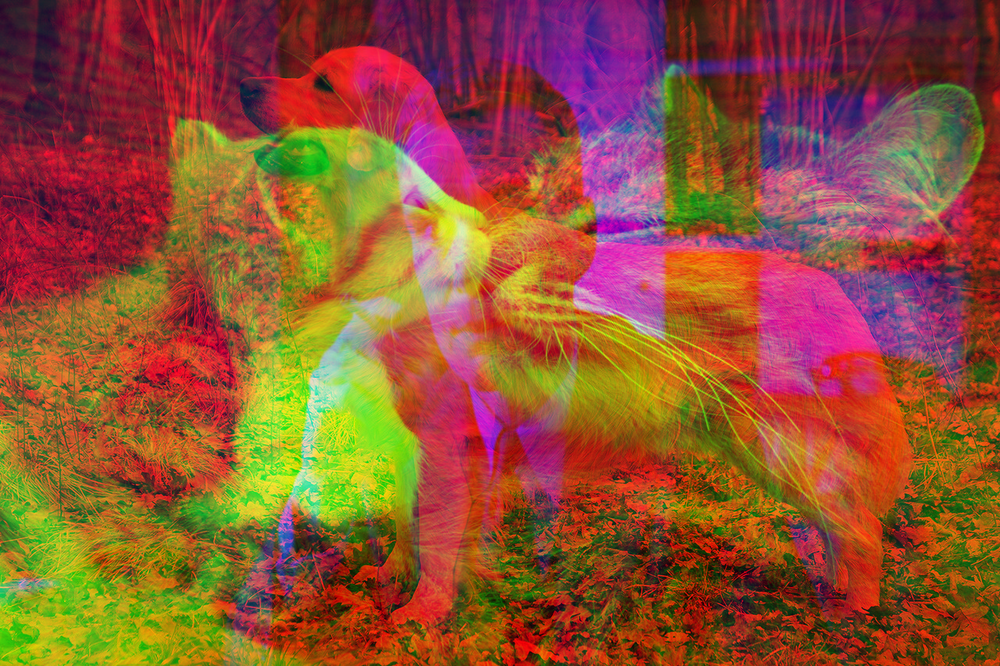
#> input picture Lab_07_ProcesamientoImagenes/resultados/combinar_canales/imagen_combinada.png, 1000 x 666 px, shrunk from 1280 x 853 before the run
$ python ejercicio3_negativo_grises.py
#> lines starting #> are read from the running program, lines starting #| are printed output that depends on the picture
import cv2
from pathlib import Path
import os

raiz = Path(__file__).resolve().parent.parent

# Imagen creada en el ejercicio 2
imagen = cv2.imread(
    str(raiz / "resultados" / "combinar_canales" / "imagen_combinada.png")
)
#> imagen is the input picture: shape (666, 1000, 3); mean B, G, R 52.6, 82, 145.4

if imagen is None:
    raise FileNotFoundError(
        "No se encontró imagen_combinada.png"
    )


#crear direccion de salida
os.makedirs(str(raiz / "resultados" / "negativos"), exist_ok=True)


# Negativo

negativo = 255 - imagen
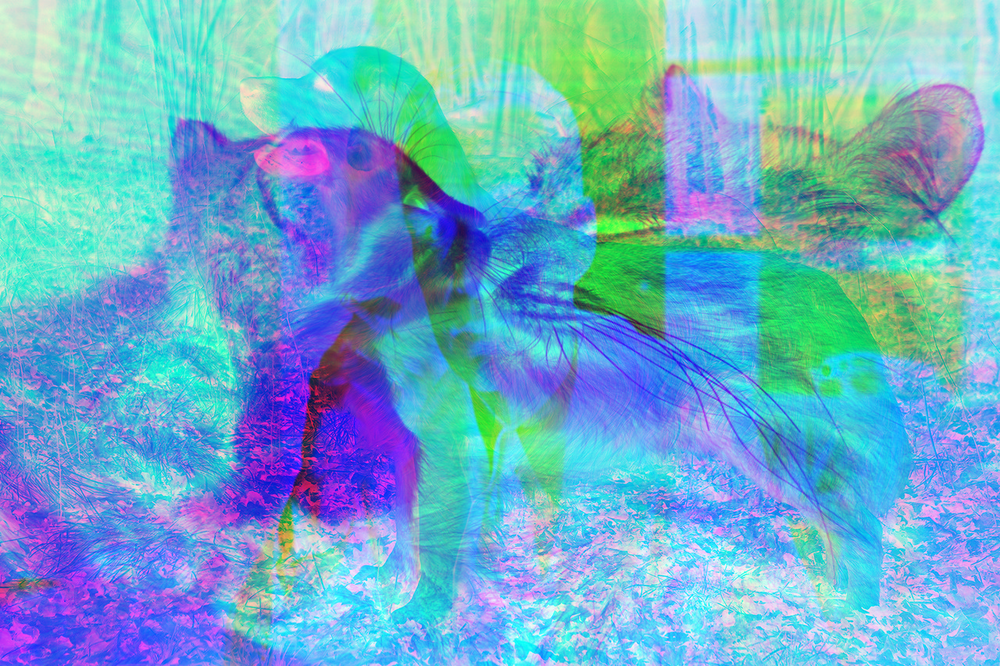
#> negativo: shape (666, 1000, 3); mean B, G, R 202.4, 173, 109.6

ruta_negativo = (
    raiz /
    "resultados" /
    "negativos" /
    "imagen_negativa.png"
)

cv2.imwrite(
    str(ruta_negativo),
    negativo
)

# Escala de grises

gris = cv2.cvtColor(
    negativo,
    cv2.COLOR_BGR2GRAY
)
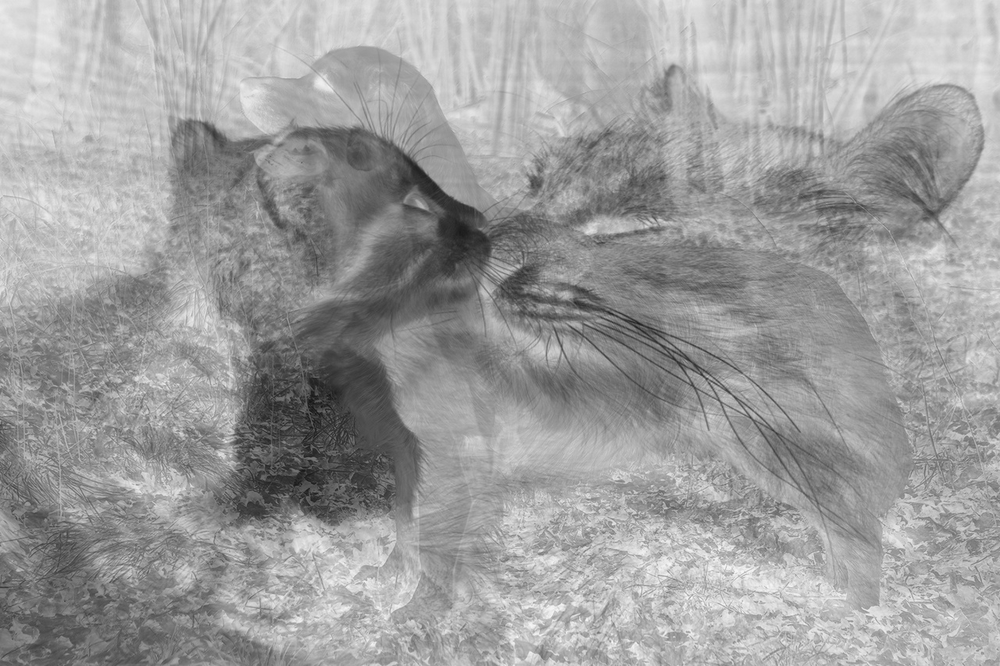
#> gris: shape (666, 1000); min 22, max 249, mean 157.4

ruta_gris = (
    raiz /
    "resultados" /
    "negativos" /
    "imagen_grises.png"
)

cv2.imwrite(
    str(ruta_gris),
    gris
)

print("Imagen negativa guardada.")
print("Imagen en escala de grises guardada.")

$ run again, with Lab_07_ProcesamientoImagenes/imagenes/perro.jpg saved as Lab_07_ProcesamientoImagenes/resultados/combinar_canales/imagen_combinada.png
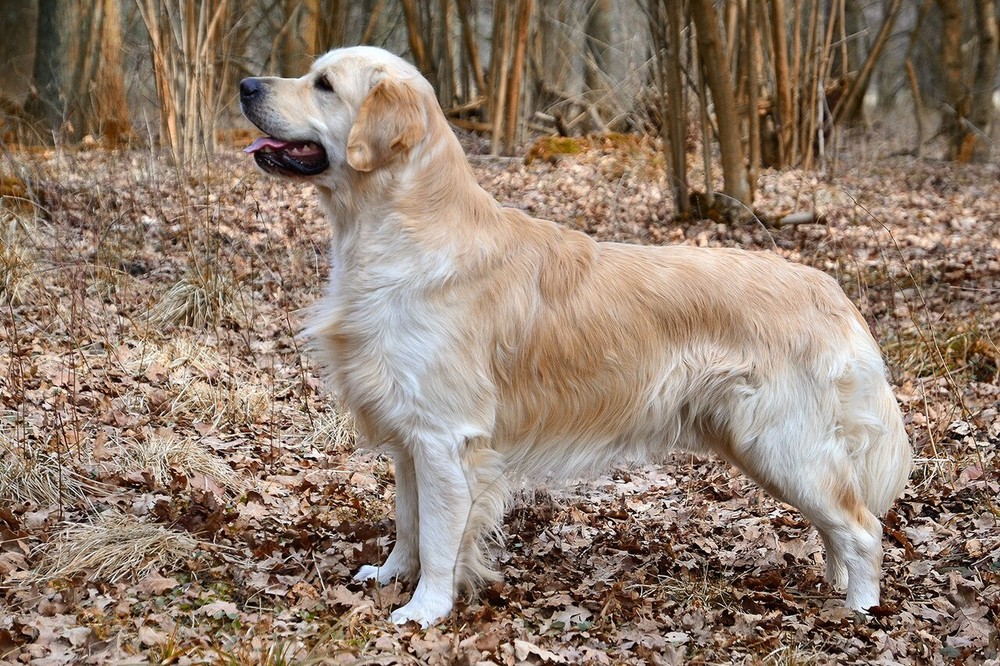
#> input picture Lab_07_ProcesamientoImagenes/imagenes/perro.jpg, 1000 x 666 px, shrunk from 1280 x 853 before the run
#> imagen is the input picture: shape (666, 1000, 3); mean B, G, R 109.8, 125.9, 145.4
#> `negativo = 255 - imagen`:
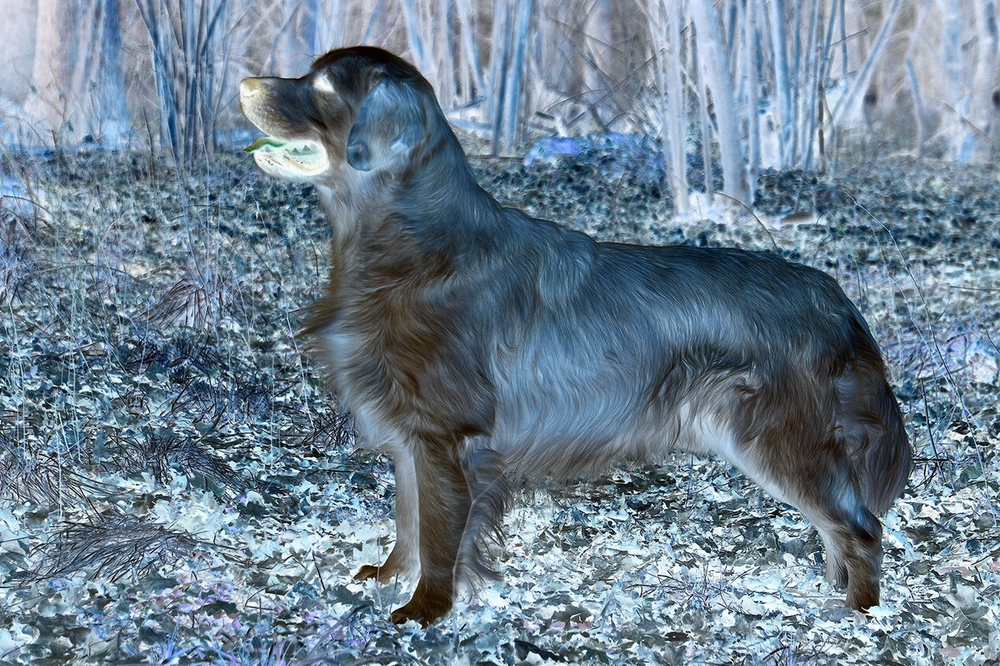
#> negativo: shape (666, 1000, 3); mean B, G, R 145.2, 129.1, 109.6
#> `gris = cv2.cvtColor( negativo, cv2.COLOR_BGR2GRAY )`:
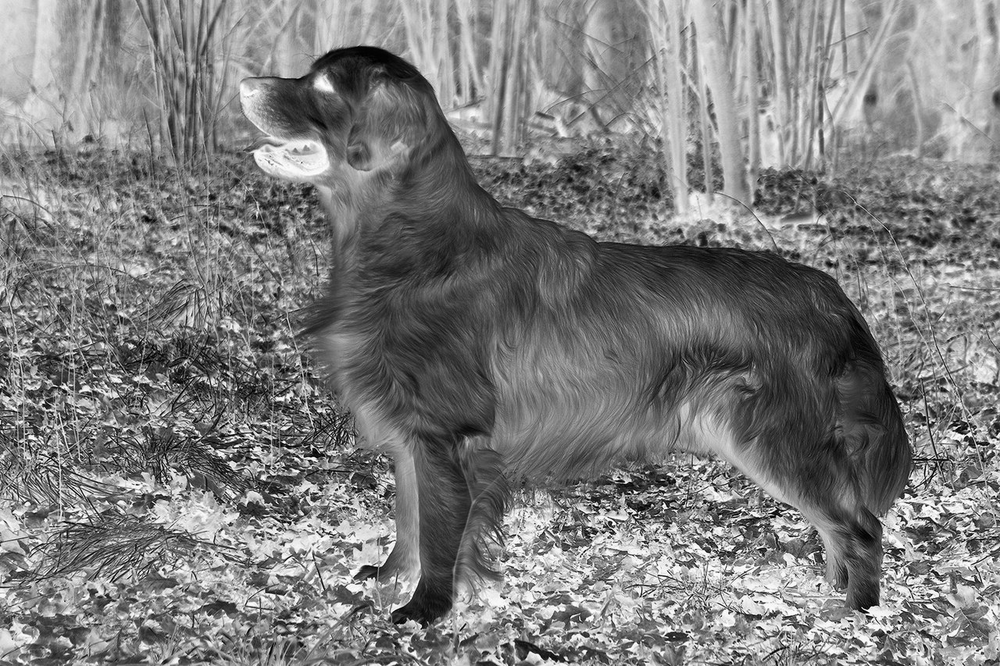
#> gris: shape (666, 1000); min 0, max 255, mean 125.1
